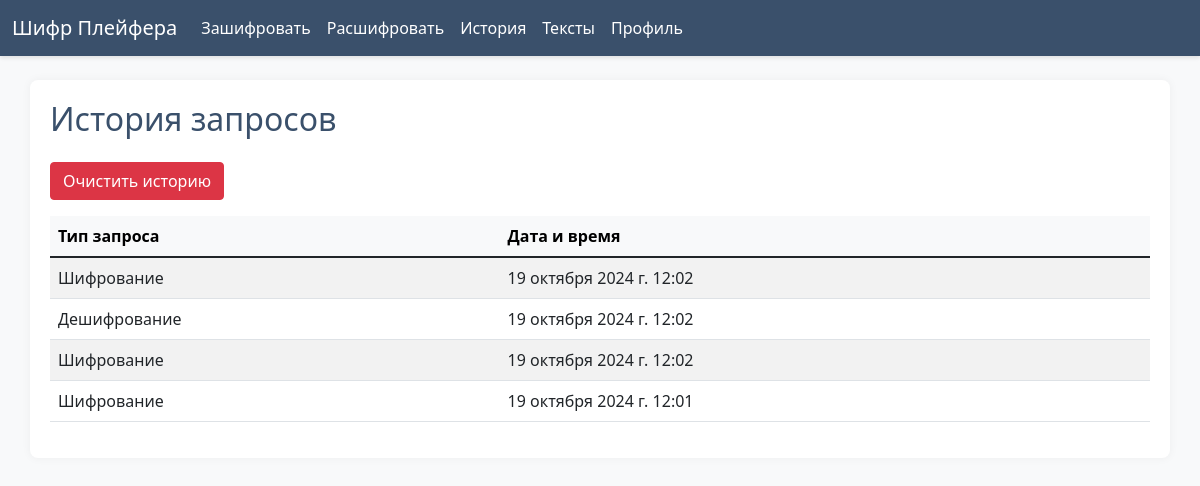
/history/ (signed in), run on an earlier commit of the app's database.
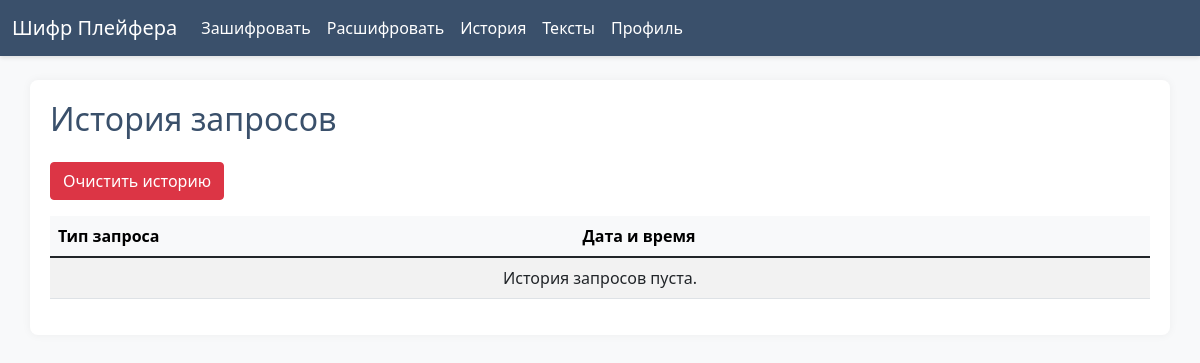
And on a later commit of the database.
### cipher/models.py (models this page shows)
class RequestHistory(models.Model):
    user = models.ForeignKey(User, on_delete=models.CASCADE)
    request_type = models.CharField(max_length=50)
    timestamp = models.DateTimeField(auto_now_add=True)

### cipher/views.py (the view)
# urls.py: path('history/', views.history_page, name='history_page'),
@login_required
def history_page(request):
    history = RequestHistory.objects.filter(user=request.user).order_by('-timestamp')
    return render(request, 'cipher/history.html', {'history': history})

### cipher/templates/cipher/history.html (shortened to what this page needs)
{% extends 'cipher/base.html' %}
{% block content %}
<h2 class="mb-4">История запросов</h2>
<button id="clear-history" class="btn btn-danger mb-3">Очистить историю</button>
<div class="table-responsive">
    <table class="table table-striped table-hover">
        <thead class="table-light">
            <tr>
                <th>Тип запроса</th>
                <th>Дата и время</th>
            </tr>
        </thead>
        <tbody>
        {% for item in history %}
            <tr>
                <td>{{ item.request_type }}</td>
                <td>{{ item.timestamp }}</td>
            </tr>
        {% empty %}
            <tr>
                <td colspan="2" class="text-center">История запросов пуста.</td>
            </tr>
        {% endfor %}
        </tbody>
    </table>
</div>
{% endblock %}

What changed in the data, as far as the page shows it:
removed RequestHistory: request_type "Шифрование", timestamp "19 октября 2024 г. 12:02"
removed RequestHistory: request_type "Дешифрование", timestamp "19 октября 2024 г. 12:02"
removed RequestHistory: request_type "Шифрование", timestamp "19 октября 2024 г. 12:02"
removed RequestHistory: request_type "Шифрование", timestamp "19 октября 2024 г. 12:01"
Also different on the page:
text now shown: "История запросов пуста."
